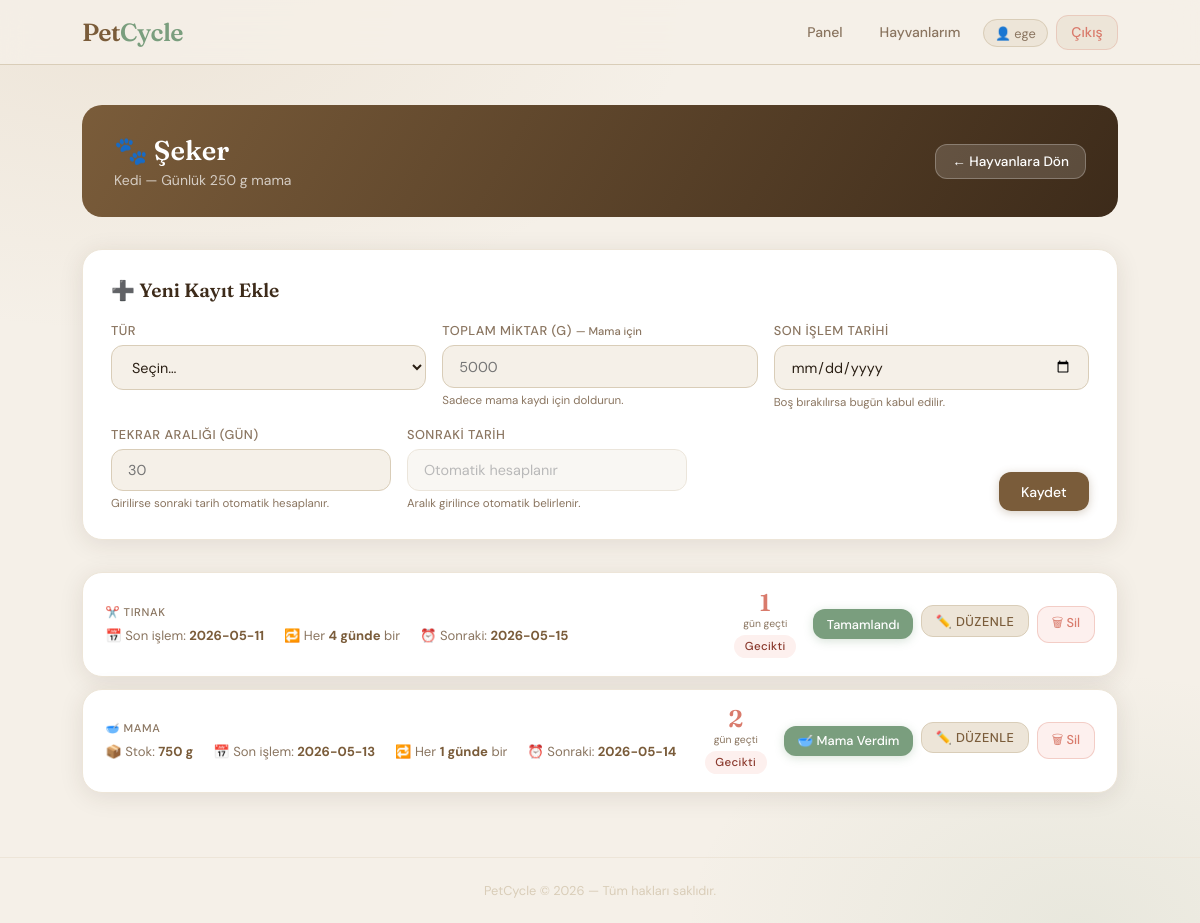
The app's page /routines/1 (signed in), older data.
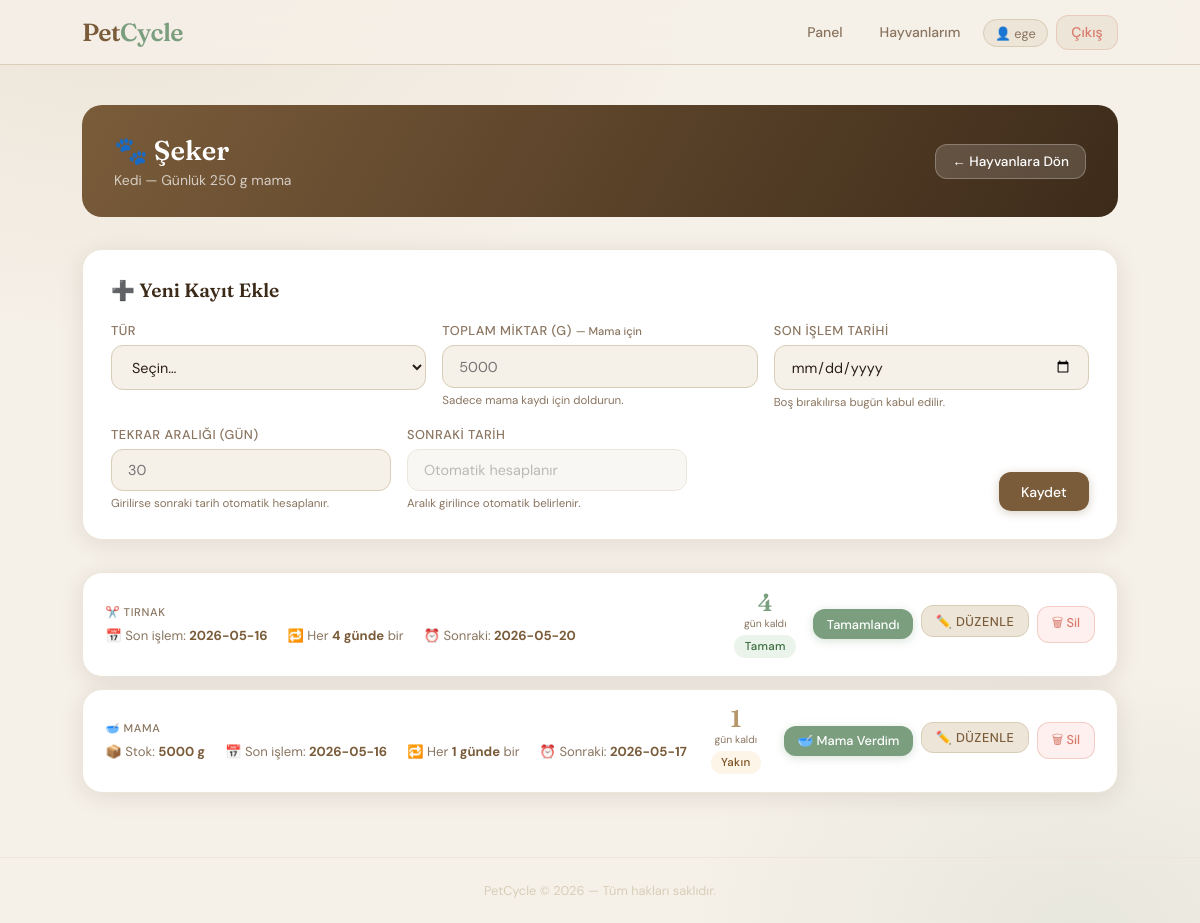
The same page, newer data.
### tables this page shows
CREATE TABLE pets (
            id INTEGER PRIMARY KEY AUTOINCREMENT,
            user_id INTEGER NOT NULL,
            name TEXT NOT NULL,
            species TEXT NOT NULL,
            daily_food_gram INTEGER NOT NULL,
            FOREIGN KEY (user_id) REFERENCES users (id)
        );

CREATE TABLE inventory_and_routines (
            id INTEGER PRIMARY KEY AUTOINCREMENT,
            pet_id INTEGER NOT NULL,
            item_type TEXT NOT NULL, 
            total_amount INTEGER,     
            interval_days INTEGER,      
            next_due_date DATE,       
            last_action_date DATE DEFAULT (date('now', 'localtime')),
            FOREIGN KEY (pet_id) REFERENCES pets (id)
        );

### app.py (the view)
@app.route('/routines/<int:pet_id>', methods=['GET'])
@login_required
def get_routines(pet_id):
    user_id = session['user_id']
    conn = get_db_connection()
    try:
        pet = conn.execute(
            'SELECT * FROM pets WHERE id = ? AND user_id = ?',
            (pet_id, user_id)
        ).fetchone()
        if not pet:
            flash('Bu evcil hayvana erişim yetkiniz yok!', 'danger')
            return redirect(url_for('pets'))
        routines = conn.execute('''
            SELECT ir.* FROM inventory_and_routines ir
            JOIN pets p ON ir.pet_id = p.id
            WHERE ir.pet_id = ? AND p.user_id = ?
        ''', (pet_id, user_id)).fetchall()
        today = date.today()
        processed = []
        for r in routines:
            rd = dict(r)
            if rd['next_due_date']:
                target = datetime.strptime(rd['next_due_date'], '%Y-%m-%d').date()
                rd['days_left'] = (target - today).days
            else:
                rd['days_left'] = None
            processed.append(rd)
        return render_template('routines.html', pet=pet, routines=processed)
    finally:
        conn.close()

### app.py (called while the page is built)
def get_db_connection():
    conn = sqlite3.connect(DATABASE)
    conn.row_factory = sqlite3.Row
    return conn

@app.context_processor
def inject_now():
    return {'now': datetime.now()}

def login_required(f):
    @wraps(f)
    def decorated_function(*args, **kwargs):
        if 'user_id' not in session:
            flash('Lütfen önce giriş yapın.', 'warning')
            return redirect(url_for('login'))
        return f(*args, **kwargs)
    return decorated_function

### templates/routines.html (shortened to what this page needs)
{% extends "base.html" %}
{% block content %}
<div class="routine-header">
    <div>
        <h1>🐾 {{ pet.name }}</h1>
        <p>{{ pet.species }} &mdash; Günlük {{ pet.daily_food_gram }} g mama</p>
    </div>
    <a href="{{ url_for('pets') }}" class="back-btn">← Hayvanlara Dön</a>
</div>
<div class="add-section">
    <h2>➕ Yeni Kayıt Ekle</h2>
    <form method="POST" action="{{ url_for('add_routine') }}">
        <div class="form-grid">
            <div class="form-group" style="margin-bottom:0">
                <label for="item_type">Tür</label>
                <select id="item_type" name="item_type" required>
                    <option value="" disabled selected>Seçin…</option>
                </select>
            </div>
            <div class="form-group" style="margin-bottom:0">
                <label for="total_amount">
                    Toplam Miktar (g)
                    <span style="font-size:.7rem;text-transform:none;letter-spacing:0">— Mama için</span>
                </label>
                <input type="number" id="total_amount" name="total_amount" placeholder="5000" min="1">
                <p class="field-hint">Sadece mama kaydı için doldurun.</p>
            </div>
            <div class="form-group" style="margin-bottom:0">
                <label for="last_action_date">Son İşlem Tarihi</label>
                <input type="date" id="last_action_date" name="last_action_date">
                <p class="field-hint">Boş bırakılırsa bugün kabul edilir.</p>
            </div>
        </div>
        <div class="form-grid-wide">
            <div class="form-group" style="margin-bottom:0">
                <label for="interval_days">Tekrar Aralığı (gün)</label>
                <input type="number" id="interval_days" name="interval_days" placeholder="30" min="1">
                <p class="field-hint">Girilirse sonraki tarih otomatik hesaplanır.</p>
            </div>
            <div class="form-group" style="margin-bottom:0">
                <label>Sonraki Tarih</label>
                <input type="text" disabled placeholder="Otomatik hesaplanır" style="opacity:.5;cursor:not-allowed">
                <p class="field-hint">Aralık girilince otomatik belirlenir.</p>
            </div>
            <div>
                <button type="submit" class="btn btn-primary w-full">Kaydet</button>
            </div>
        </div>
    </form>
</div>
{% if routines %}
<div class="routine-list">
    {% for r in routines %}
    <div class="routine-row">
        <div class="routine-row-main">
            <div class="routine-info">
                <span class="routine-type-label">
                    {% if r.item_type == 'Mama' %}🥣
                    {% elif r.item_type == 'Veteriner' %}🏥
                    {% elif r.item_type == 'Aşı' %}💉
                    {% elif r.item_type == 'Tırnak' %}✂️
                    {% elif r.item_type == 'Banyo' %}🛁
                    {% elif r.item_type == 'İlaç' %}💊
                    {% else %}📌{% endif %}
                    {{ r.item_type }}
                </span>
                <div class="routine-meta">
                    {% if r.total_amount %}
                    <span class="routine-meta-item">
                        📦 Stok: <strong>{{ r.total_amount }} g</strong>
                    </span>
                    {% endif %}
                    {% if r.last_action_date %}
                    <span class="routine-meta-item">
                        📅 Son işlem: <strong>{{ r.last_action_date[:10] }}</strong>
                    </span>
                    {% endif %}
                    {% if r.interval_days %}
                    <span class="routine-meta-item">
                        🔁 Her <strong>{{ r.interval_days }} günde</strong> bir
                    </span>
                    {% endif %}
                    {% if r.next_due_date %}
                    <span class="routine-meta-item">
                        ⏰ Sonraki: <strong>{{ r.next_due_date }}</strong>
                    </span>
                    {% endif %}
                </div>
            </div>
            {% if r.days_left is not none %}
            <div class="days-chip">
                <span class="num
                    {% if r.days_left < 0 %}day-danger
                    {% elif r.days_left <= 3 %}day-warn
                    {% else %}day-ok{% endif %}">
                    {{ r.days_left | abs }}
                </span>
                <span class="lbl">
                    {% if r.days_left < 0 %}gün geçti
                    {% elif r.days_left == 0 %}bugün!
                    {% else %}gün kaldı{% endif %}
                </span>
                {% if r.days_left < 0 %}
                    <span class="badge badge-danger" style="margin-top:.3rem">Gecikti</span>
                {% elif r.days_left == 0 %}
                    <span class="badge badge-warn" style="margin-top:.3rem">Bugün</span>
                {% elif r.days_left <= 3 %}
                    <span class="badge badge-warn" style="margin-top:.3rem">Yakın</span>
                {% else %}
                    <span class="badge badge-ok" style="margin-top:.3rem">Tamam</span>
                {% endif %}
            </div>
            {% endif %}
            <div class="routine-actions">
                {% if r.item_type == 'Mama' %}
                <form method="POST" action="{{ url_for('edit_routine', r_id=r.id) }}">
                    <button type="submit" class="btn btn-sage btn-sm">🥣 Mama Verdim</button>
                </form>
                {% endif %}
                {% if r.item_type != 'Mama' %}
                <form method="POST" action="{{ url_for('edit_routine', r_id=r.id) }}">
                    <button type="submit" class="btn btn-sage btn-sm">Tamamlandı</button>
                </form>
                {% endif %}
                <label for="rt-toggle-{{ r.id }}" class="btn btn-ghost btn-sm" style="cursor:pointer">
                    ✏️ Düzenle
                </label>
                <form method="POST" action="{{ url_for('delete_routine', r_id=r.id) }}"
                    onsubmit="return confirm('Bu kayıt silinecek, emin misiniz?')">
                    <button type="submit" class="btn btn-danger btn-sm">🗑 Sil</button>
                </form>
            </div>
        </div>
    </div>
    {% endfor %}
</div>
{% else %}
<div class="empty-state card">
    <div class="empty-icon">📋</div>
    <p>Bu hayvan için henüz kayıt yok. Yukarıdan ekleyin!</p>
</div>
{% endif %}
{% endblock %}

### templates/base.html (shortened to what this page needs)
<!DOCTYPE html>
<html lang="tr">
<head>
</head>
<body>
    {% if session.user_id %}
    <nav>
        <div class="nav-inner">
            <a href="{{ url_for('dashboard') }}" class="nav-brand">Pet<span>Cycle</span></a>
            <ul class="nav-links">
                <li><a href="{{ url_for('dashboard') }}" {% if request.endpoint == 'dashboard' %}class="active"{% endif %}>Panel</a></li>
                <li><a href="{{ url_for('pets') }}" {% if request.endpoint == 'pets' %}class="active"{% endif %}>Hayvanlarım</a></li>
                <li><span class="nav-user">👤 {{ session.username }}</span></li>
                <li><a href="{{ url_for('logout') }}" class="btn-logout">Çıkış</a></li>
            </ul>
        </div>
    </nav>
    {% endif %}
    <main>
        {% block content %}{% endblock %}
    </main>
    <footer>
        PetCycle &copy; {{ now.year if now else 2025 }} — Tüm hakları saklıdır.
    </footer>
</body>
</html>

Row changes from the older to the newer data that the page shows:
changed inventory_and_routines "TIRNAK": last_action_date "2026-05-11" → "2026-05-16"; next_due_date "2026-05-15" → "2026-05-20"; days_left|abs "1" → "4"; text "gün geçti Gecikti" → "gün kaldı Tamam"
changed inventory_and_routines "MAMA": total_amount "750" → "5000"; last_action_date "2026-05-13" → "2026-05-16"; next_due_date "2026-05-14" → "2026-05-17"; days_left|abs "2" → "1"; text "gün geçti Gecikti" → "gün kaldı Yakın"
